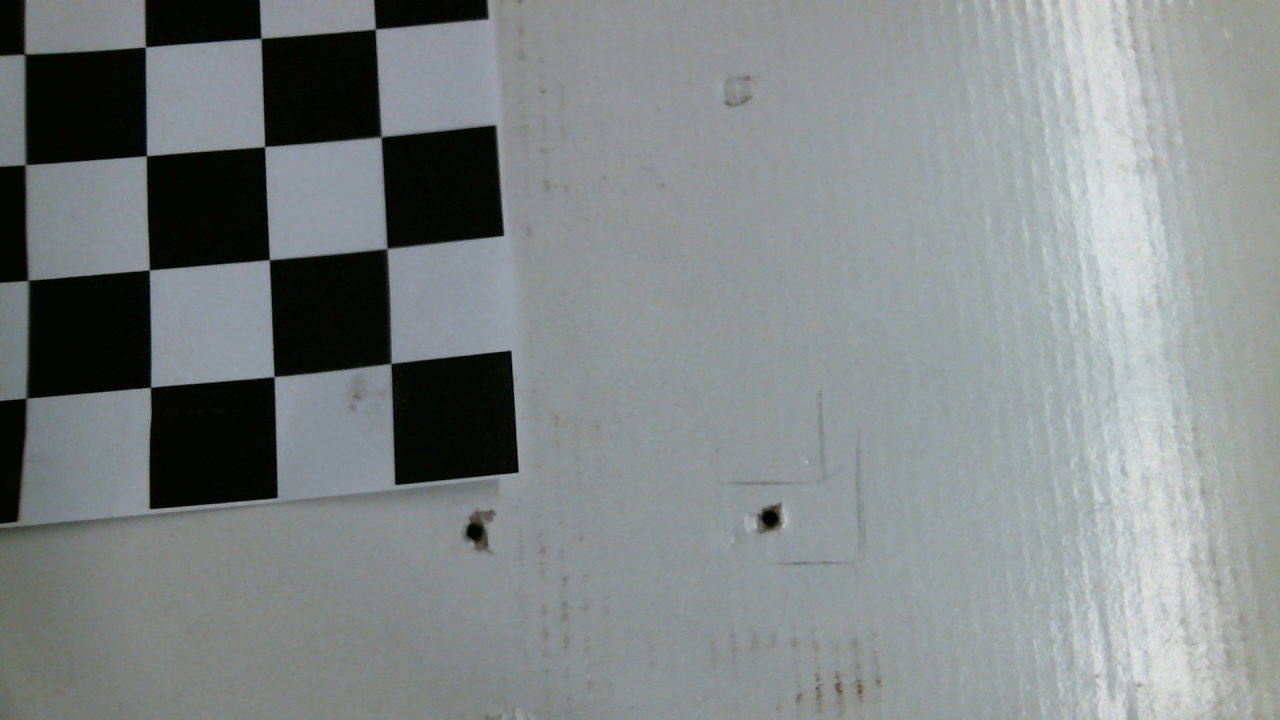
#> input picture Python/Marcel_Robot/CameraCalibration_0.png, 1280 x 720 px; its folder holds 5 pictures in this run
$ python CalibrateCameraMarcel.py
#> lines starting #> are read from the running program, lines starting #| are printed output that depends on the picture; after the words box and inside, x2 and y2 are one past the last pixel; in counts of white or black regions, pixels touching at a corner belong together
import numpy as np
import cv2
import glob


#chessboard
nx = 4
ny = 4

# termination criteria
criteria = (cv2.TERM_CRITERIA_EPS + cv2.TERM_CRITERIA_MAX_ITER, 30, 0.001)

# prepare object points, like (0,0,0), (1,0,0), (2,0,0) ....,(6,5,0)
# 4*4 point und [0:4, 0:4]
objp = np.zeros((ny*nx,3), np.float32)
objp[:,:2] = np.mgrid[0:nx,0:ny].T.reshape(-1,2)

# Arrays to store object points and image points from all the images.
objpoints = [] # 3d point in real world space
imgpoints = [] # 2d points in image plane.

images = glob.glob('CameraCalibration_*.png')

for fname in images:
    img = cv2.imread(fname)
#> img is the input picture: shape (720, 1280, 3); mean B, G, R 134.7, 134.8, 128.6
    gray = cv2.cvtColor(img, cv2.COLOR_BGR2GRAY)

    # Find the chess board corners
    ret, corners = cv2.findChessboardCorners(gray, (nx,ny), None)
#> ret = True; corners = 16 rows, first 8: [371, 33], [380.5, 136], [385.3, 247.3], [390, 363.5], [261.6, 36.31], [263.7, 144.9], [268.1, 262], [274, 376.5]

    # If found, add object points, image points (after refining them)
    if ret == True:
        objpoints.append(objp)

        corners2 = cv2.cornerSubPix(gray,corners,(11,11),(-1,-1),criteria)
#> corners2 = 16 rows, first 8: [375.3, 29.06], [381.1, 136.7], [387, 248.5], [391, 363.4], [261.1, 38.35], [264.6, 146.6], [269.4, 259.7], [274, 376.6]
        imgpoints.append(corners2)

        # Draw and display the corners
        img = cv2.drawChessboardCorners(img, (nx,ny), corners2, ret)
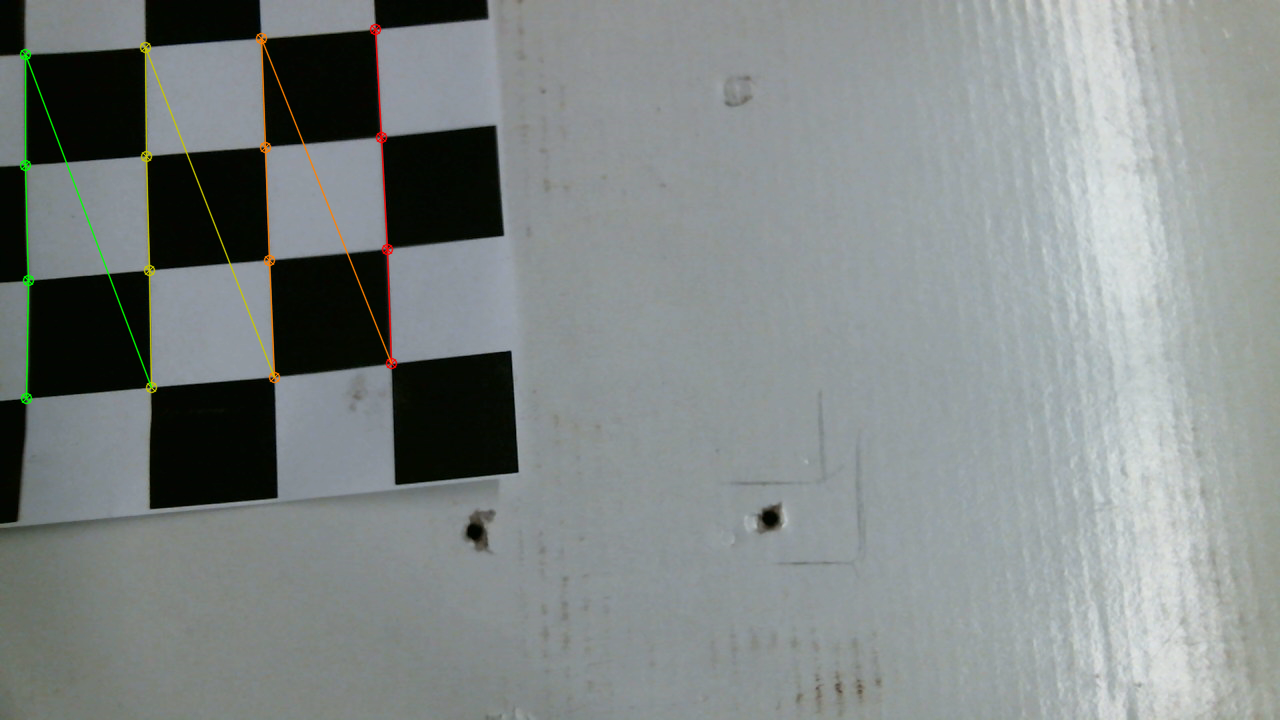
#> img: shape (720, 1280, 3); 0.91% of pixels changed, all inside (x1, y1, x2, y2) = (19, 23, 398, 405)
        cv2.imshow('img',img)
        cv2.waitKey(500)
#> pass 2 of the loop `for fname in images:`:
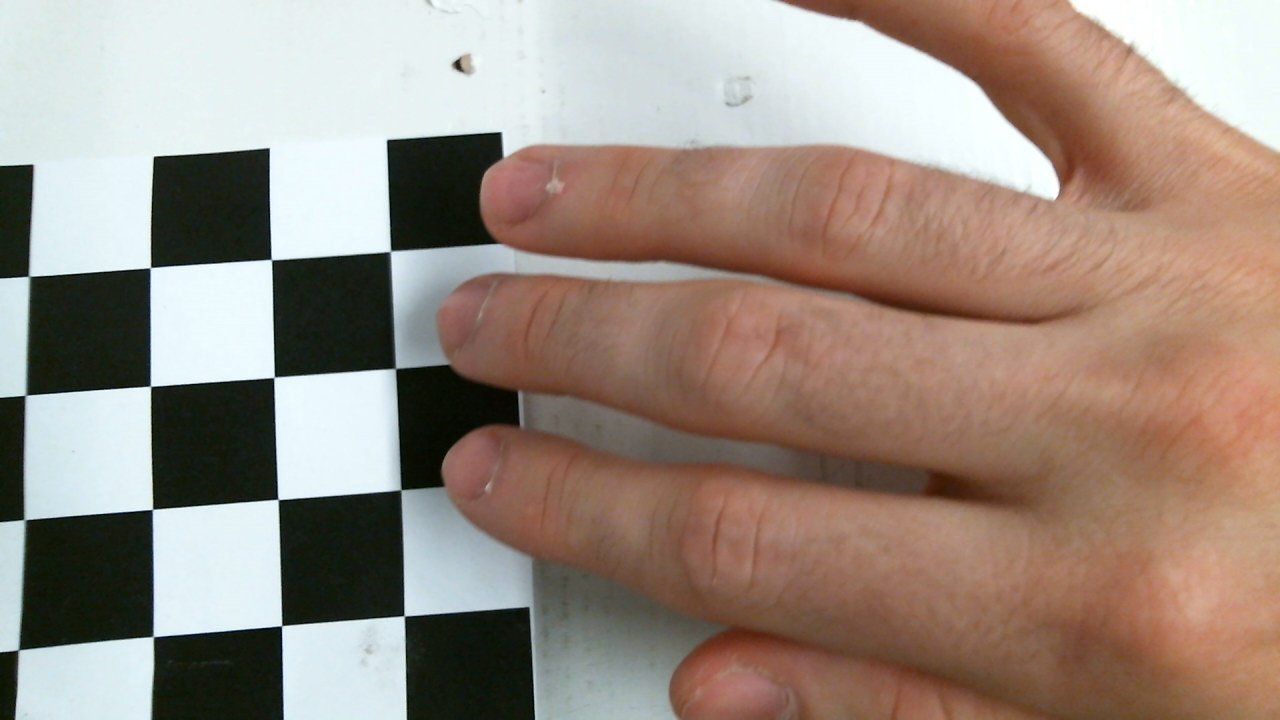
#> input picture Python/Marcel_Robot/CameraCalibration_1.png, 1280 x 720 px
#> img is the input picture: shape (720, 1280, 3); mean B, G, R 128.5, 139.4, 154.9
#> `gray = cv2.cvtColor(img, cv2.COLOR_BGR2GRAY)`:
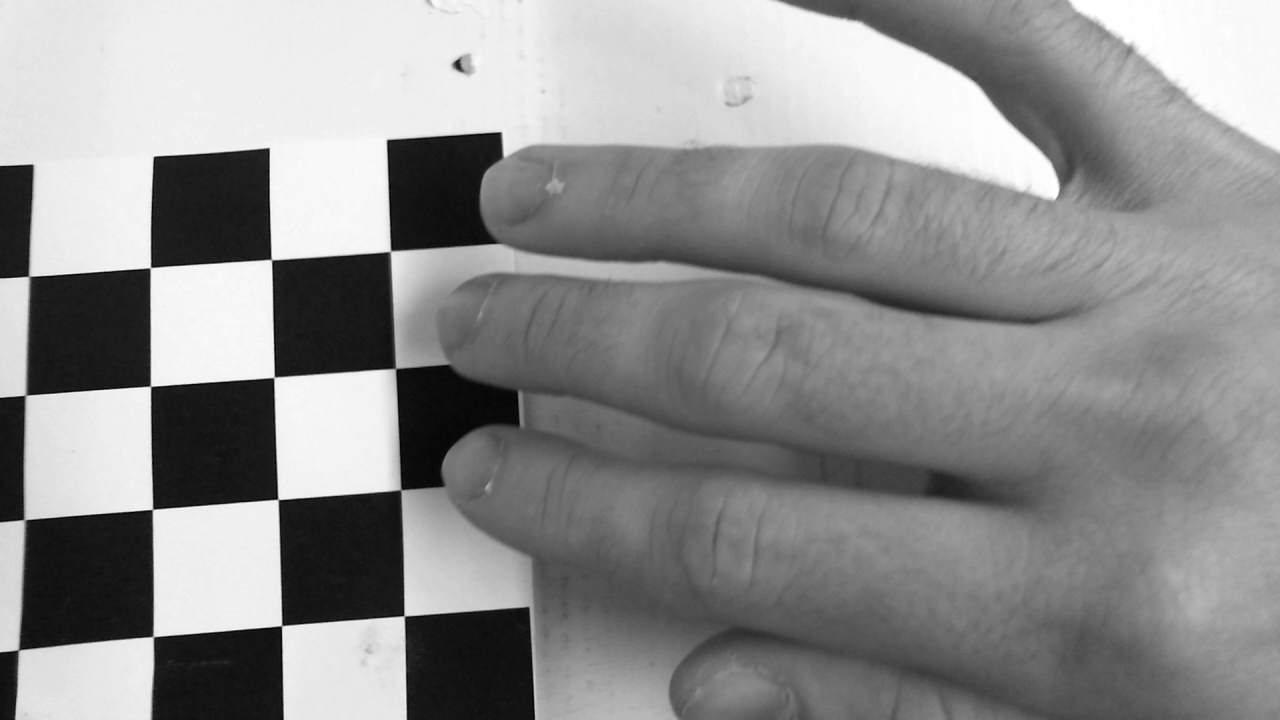
#> gray: shape (720, 1280); min 1, max 255, mean 142.8
#> ret = False; corners = None


ret, mtx, dist, rvecs, tvecs = cv2.calibrateCamera(objpoints, imgpoints, gray.shape[::-1],None,None)

#Compute mean of reprojection error
tot_error=0

for i in range(len(objpoints)):
    imgpoints2, _ = cv2.projectPoints(objpoints[i], rvecs[i], tvecs[i], mtx, dist)
    error = cv2.norm(imgpoints[i], imgpoints2, cv2.NORM_L2) / len(imgpoints2)
    tot_error += error


print("Mean reprojection error: ", tot_error/len(objpoints))

np.save('cameramatrix', mtx)
np.save('distortion_coefficients', dist)


img = cv2.imread('cubesat_picture_0.png')
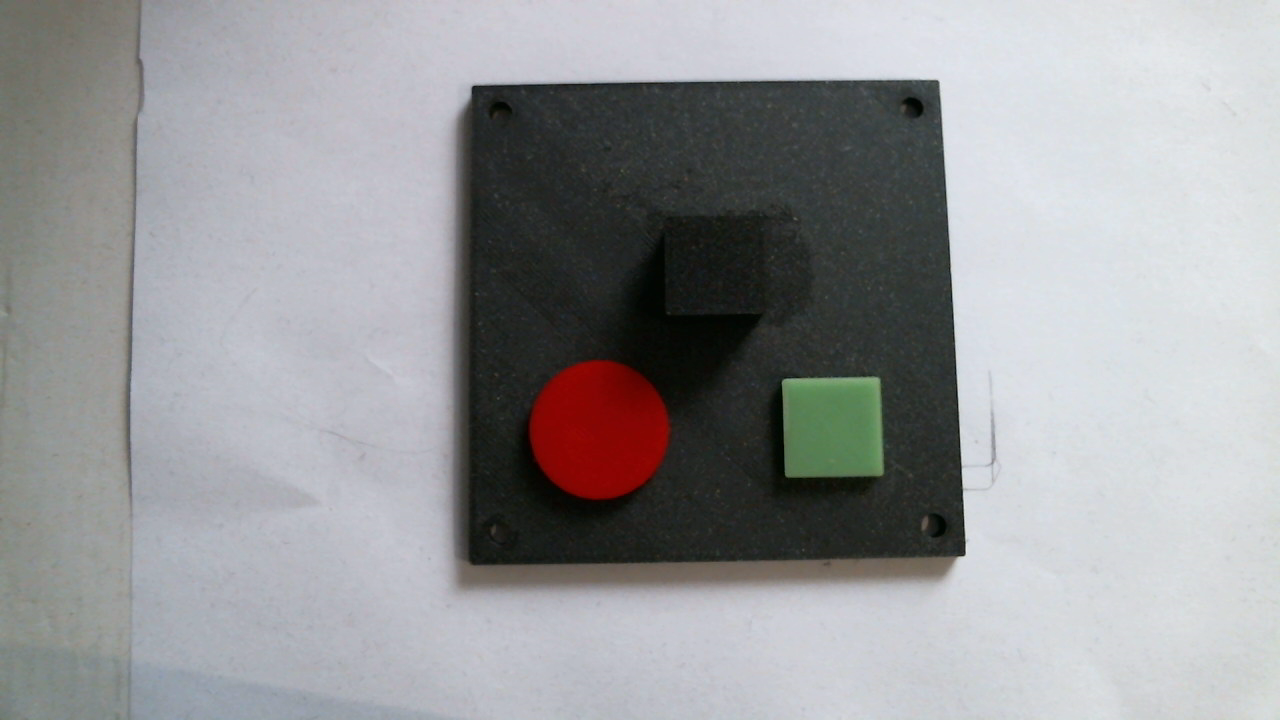
#> input picture Python/Marcel_Robot/cubesat_picture_0.png, 1280 x 720 px
#> img is the input picture: shape (720, 1280, 3); mean B, G, R 154.8, 152.7, 152
h,  w = img.shape[:2]
#> h = 720; w = 1280
newcameramtx, roi = cv2.getOptimalNewCameraMatrix(mtx,dist,(w,h),1,(w,h))

# undistort
dst = cv2.undistort(img, mtx, dist, None, newcameramtx)
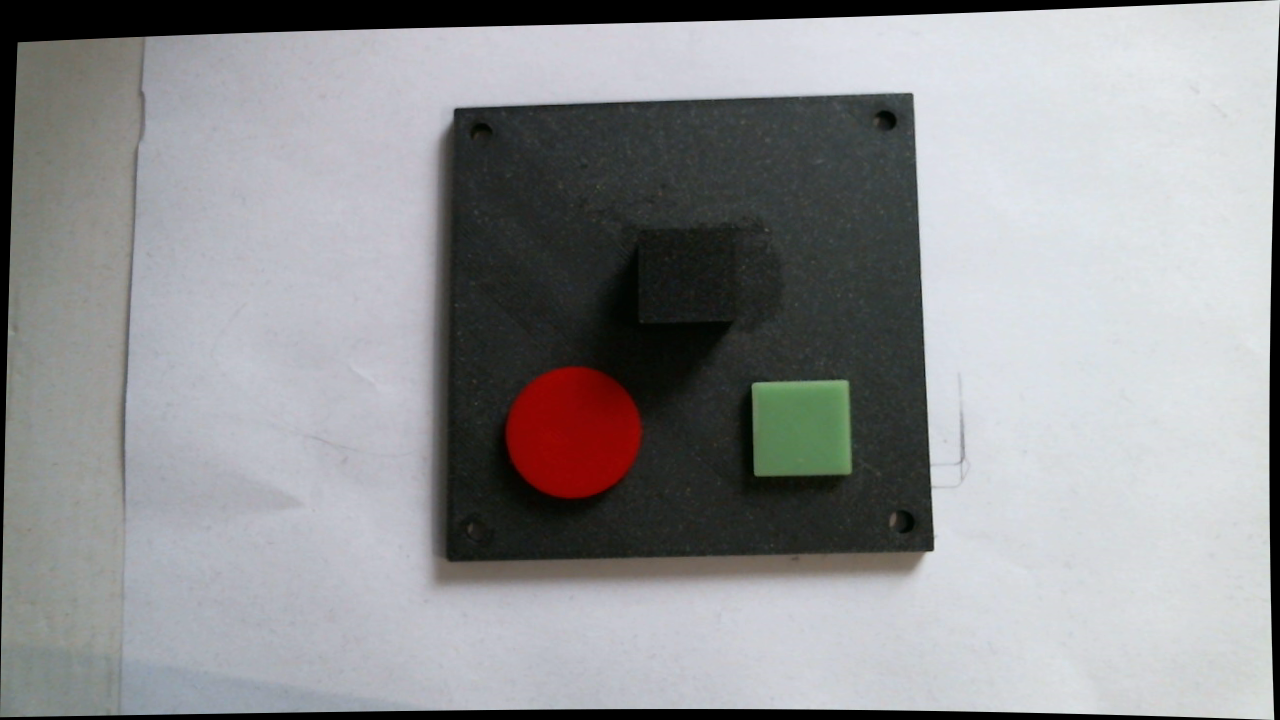
#> dst: shape (720, 1280, 3); mean B, G, R 148.8, 146.8, 146

# crop the image
#x,y,w,h = roi
#dst = dst[y:y+h, x:x+w]
cv2.imwrite('calibresult.jpg',dst)

#re-projection error


cv2.destroyAllWindows()
